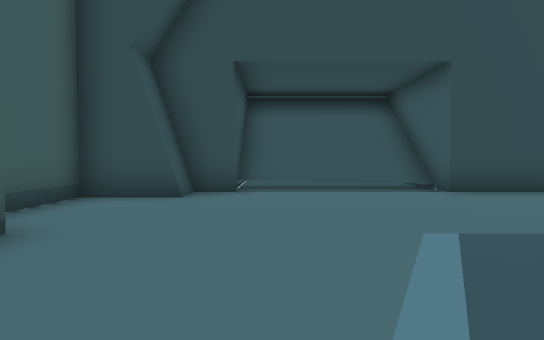
View 1 (above)

19 first-person views from a walk through a 3-D level made in the Unity game engine. The camera is 1.4 m above the floor, tilts 2° down and sees 75° across. The floor is counted in squares, 2 m on a side. Each view is taken from the middle of a square. On the plan, view 1 faces up. The plan holds only what a view shows up to about 11 squares ahead; the rest is blank. The place goes on beyond the plan. The player character is not drawn. Some animated figures are not drawn.

View 2
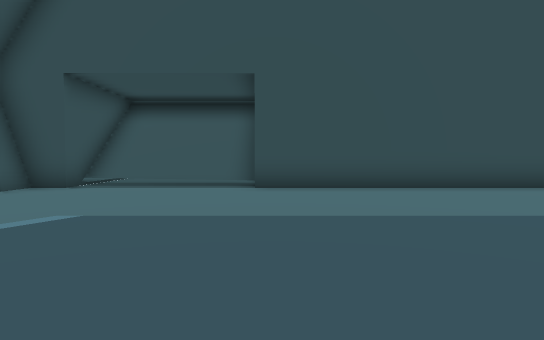

View 3
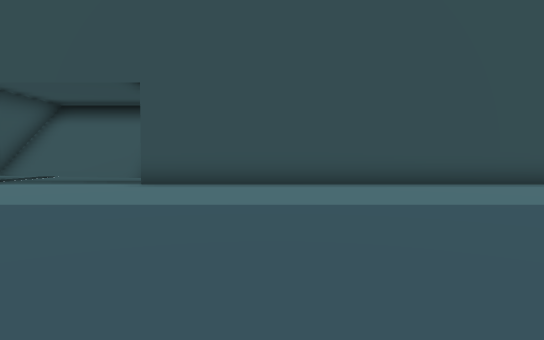

View 4
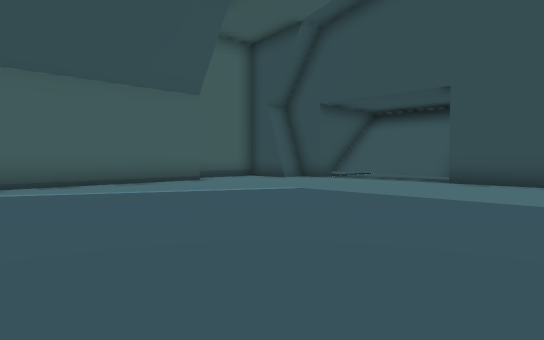

View 5
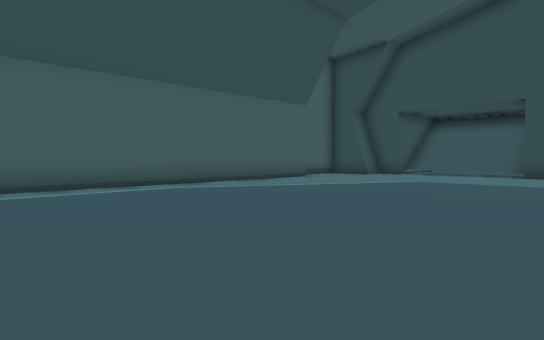

View 6
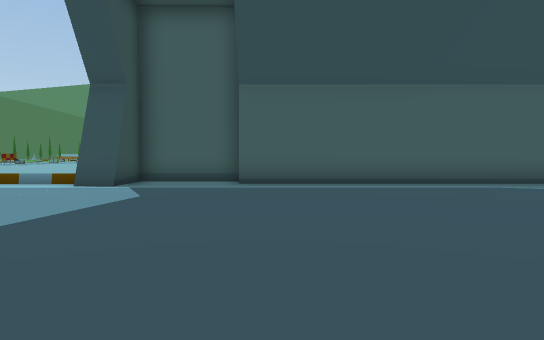

View 7
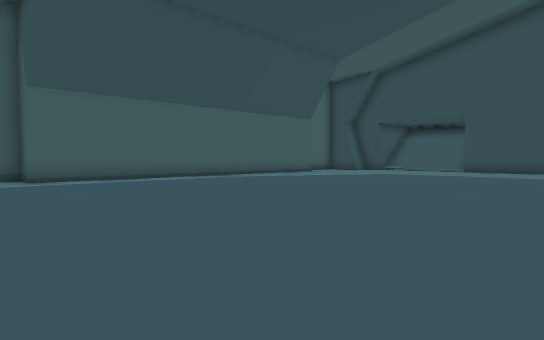

View 8
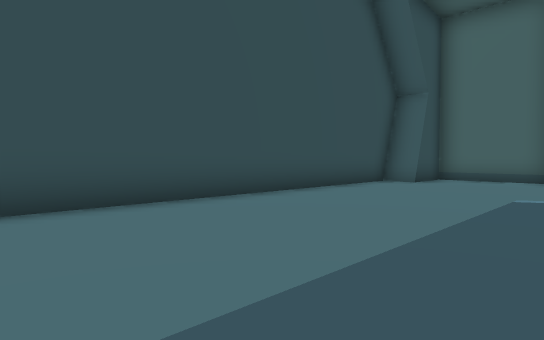

View 9
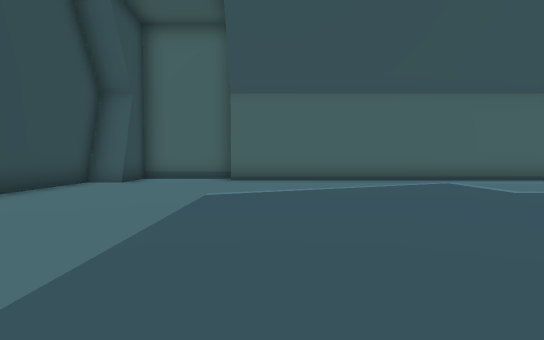

View 10
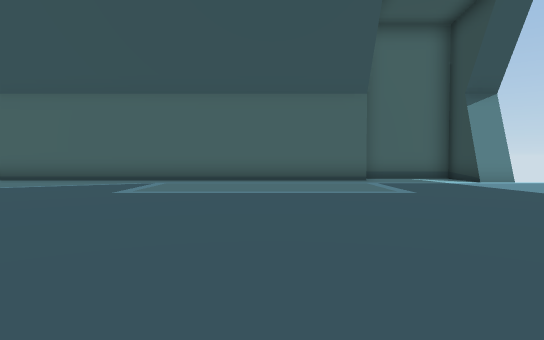

View 11
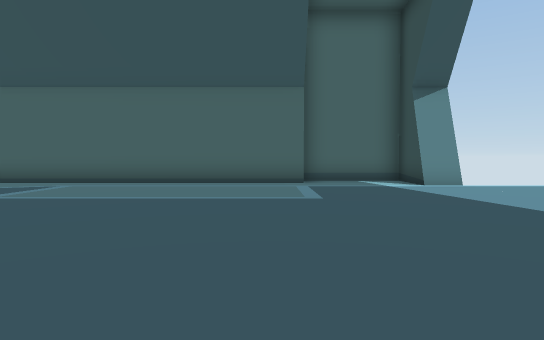

View 12
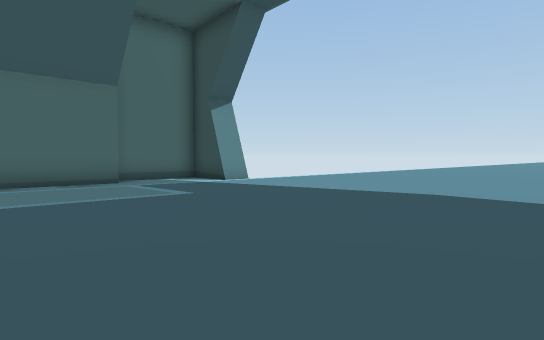

View 13
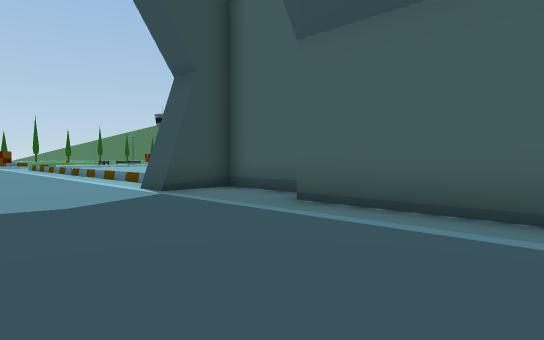

View 14
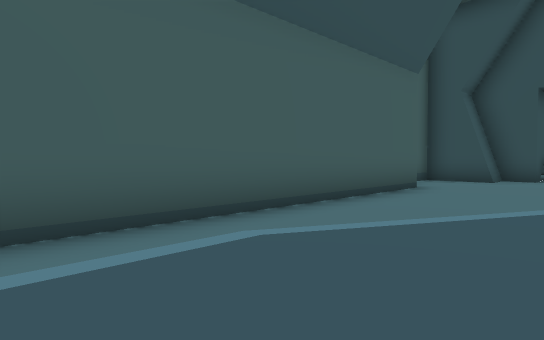

View 15
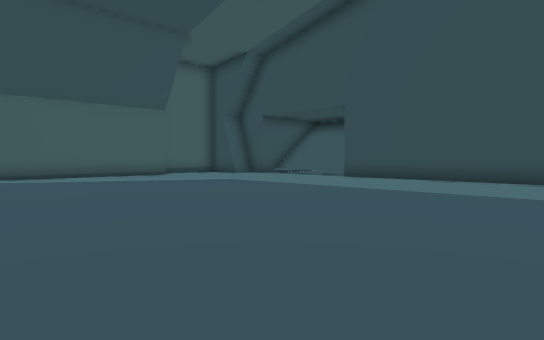

View 16
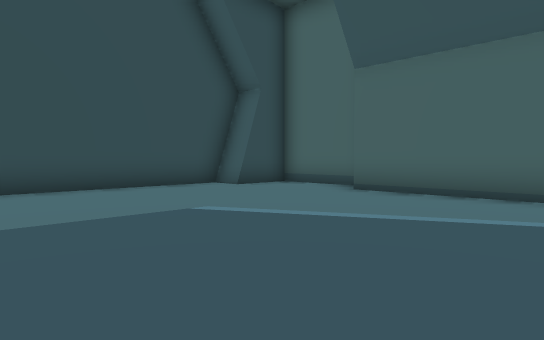

View 17
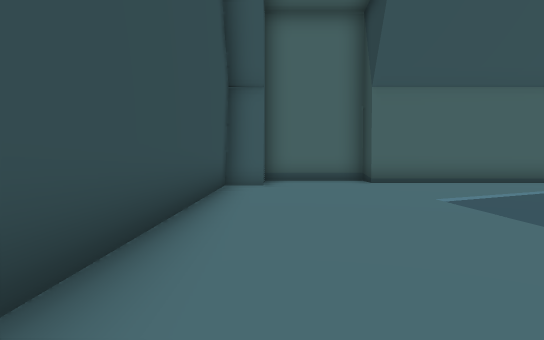

View 18
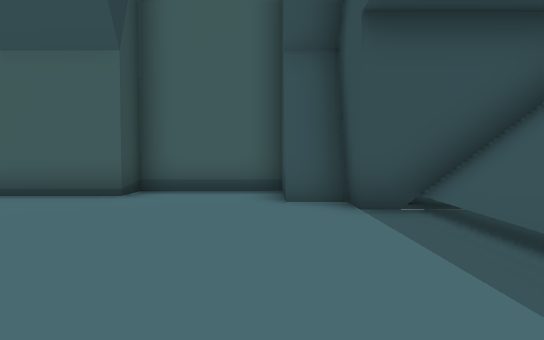

View 19
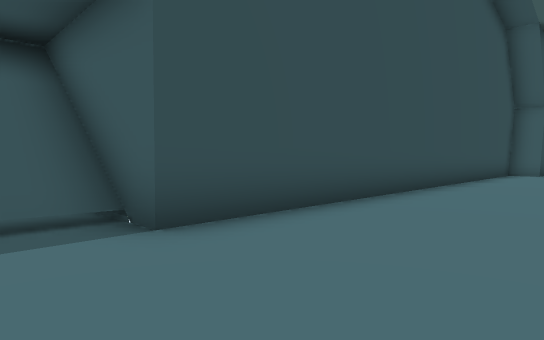

### Floor plan
Points are (right, up) in squares from view 1. A wall is a line through its corners. A room is listed if a view was taken in it or the views show most of it. See-through windows are left out.
Room 1 (views 1, 2, 3, 4, 5, 6, 7, 8, 9, 10, 11, 12, 13, 14, 15, 16, 17, 18, 19)
walls: (18.8, -9) (18.8, 3.3) (19.7, 3.3) (19.7, 6.2) (18.1, 6.2) (18.1, 7.2) (3.6, 7.2) (3.6, 9.6); (18.1, -12.5) (18.1, -11.8) (19.7, -11.8) (19.7, -8.9); (-0.8, 10.1) (-0.8, 7.2) (-1.7, 7.2) (-1.7, 6.2) (-3.4, 6.2) (-3.4, 3.3) (-2.5, 3.3) (-2.5, -8.9) (-3.4, -8.9) (-3.4, -11.8) (-1.7, -11.8) (-1.7, -12.5)

Positions as (right, up) in squares from view 1, and headings:
1: (0, 0), facing up
2: (4, -1), facing up
3: (7, -2), facing up
4: (7, -3), facing up-left
5: (6, -7), facing up-left
6: (7, -8), facing left
7: (9, -11), facing up-left
8: (8, 2), facing up-right
9: (8, 2), facing right
10: (8, -6), facing right
11: (9, -8), facing right
12: (9, -5), facing down-right
13: (2, -5), facing down-left
14: (1, -5), facing up-left
15: (11, -4), facing up-left
16: (12, -1), facing up-right
17: (9, 6), facing right
18: (4, 6), facing left
19: (2, 4), facing up-right
